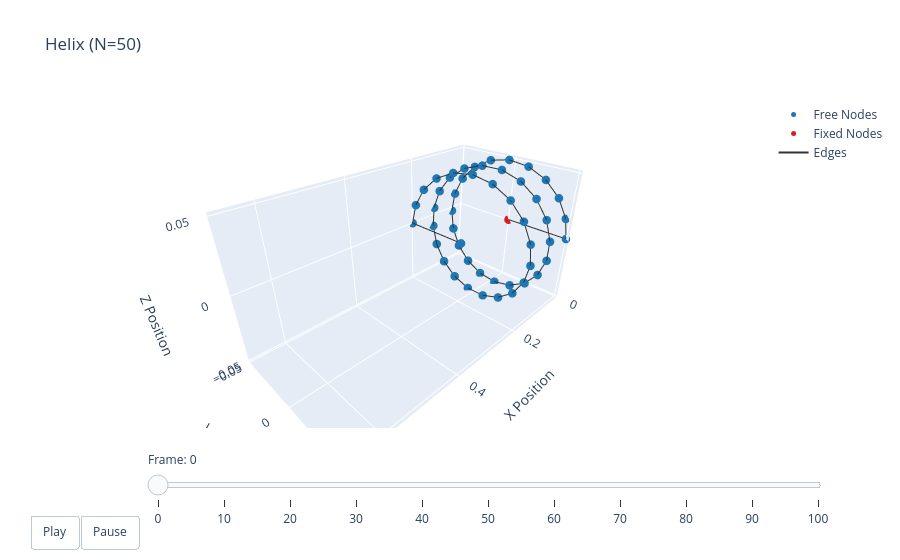

This figure's notebook cell:
### Code cell
options = dismech.AnimationOptions(title='Helix (N=50)', plot_step=10)

fig = dismech.get_interactive_animation_plotly(robot, t_arr, qs, options)
fig.show()

### Figure 1 — Plotly figure (JSON) as saved in the notebook; plotly's stock layout.template omitted (floating-point values rounded to 4 significant figures; data arrays with more than 128 entries replaced by an {"elided": "..."} marker saying what was removed)
{"data": [{"marker": {"color": "#1f78b4", "size": 5}, "mode": "markers", "name": "Free Nodes", "type": "scatter3d", "x": [0.0, 0.004082, 0.008163, 0.01225, 0.01633, 0.02041, 0.02449, 0.02857, 0.03265, 0.03673, 0.04082, 0.0449, 0.04898, 0.05306, 0.05714, 0.06122, 0.06531, 0.06939, 0.07347, 0.07755, 0.08163, 0.08571, 0.0898, 0.09388, 0.09796, 0.102, 0.1061, 0.1102, 0.1143, 0.1184, 0.1224, 0.1265, 0.1306, 0.1347, 0.1388, 0.1429, 0.1469, 0.151, 0.1551, 0.1592, 0.1633, 0.1673, 0.1714, 0.1755, 0.1796, 0.1837, 0.1878, 0.1918, 0.1959, 0.2, 0.2], "y": [0.05, 0.04745, 0.04007, 0.02861, 0.01423, -0.001603, -0.01727, -0.03117, -0.0419, -0.04836, -0.0499, -0.04635, -0.03807, -0.02592, -0.01113, 0.004801, 0.02024, 0.03361, 0.04357, 0.04908, 0.04959, 0.04505, 0.03592, 0.02313, 0.00798, -0.00798, -0.02313, -0.03592, -0.04505, -0.04959, -0.04908, -0.04357, -0.03361, -0.02024, -0.004801, 0.01113, 0.02592, 0.03807, 0.04635, 0.0499, 0.04836, 0.0419, 0.03117, 0.01727, 0.001603, -0.01423, -0.02861, -0.04007, -0.04745, -0.05, 0.0], "z": [0.0, 0.01576, 0.02991, 0.04101, 0.04793, 0.04997, 0.04692, 0.03909, 0.02728, 0.01268, -0.003204, -0.01876, -0.03241, -0.04276, -0.04875, -0.04977, -0.04572, -0.03701, -0.02454, -0.009558, 0.006394, 0.02169, 0.03478, 0.04433, 0.04936, 0.04936, 0.04433, 0.03478, 0.02169, 0.006394, -0.009558, -0.02454, -0.03701, -0.04572, -0.04977, -0.04875, -0.04276, -0.03241, -0.01876, -0.003204, 0.01268, 0.02728, 0.03909, 0.04692, 0.04997, 0.04793, 0.04101, 0.02991, 0.01576, 0.0, 0.0]}, {"marker": {"color": "#e31a1c", "size": 5}, "mode": "markers", "name": "Fixed Nodes", "type": "scatter3d", "x": [0.0], "y": [0.0], "z": [0.0]}, {"line": {"color": "#333333", "width": 2}, "mode": "lines", "name": "Edges", "type": "scatter3d", "x": {"elided": "153 float values"}, "y": {"elided": "153 float values"}, "z": {"elided": "153 float values"}}, {"color": "rgba(166, 206, 227, 0.7)", "i": [], "j": [], "k": [], "name": "Faces", "opacity": 0.7, "showscale": false, "type": "mesh3d", "x": [0.0, 0.0, 0.004082, 0.008163, 0.01225, 0.01633, 0.02041, 0.02449, 0.02857, 0.03265, 0.03673, 0.04082, 0.0449, 0.04898, 0.05306, 0.05714, 0.06122, 0.06531, 0.06939, 0.07347, 0.07755, 0.08163, 0.08571, 0.0898, 0.09388, 0.09796, 0.102, 0.1061, 0.1102, 0.1143, 0.1184, 0.1224, 0.1265, 0.1306, 0.1347, 0.1388, 0.1429, 0.1469, 0.151, 0.1551, 0.1592, 0.1633, 0.1673, 0.1714, 0.1755, 0.1796, 0.1837, 0.1878, 0.1918, 0.1959, 0.2, 0.2], "y": [0.0, 0.05, 0.04745, 0.04007, 0.02861, 0.01423, -0.001603, -0.01727, -0.03117, -0.0419, -0.04836, -0.0499, -0.04635, -0.03807, -0.02592, -0.01113, 0.004801, 0.02024, 0.03361, 0.04357, 0.04908, 0.04959, 0.04505, 0.03592, 0.02313, 0.00798, -0.00798, -0.02313, -0.03592, -0.04505, -0.04959, -0.04908, -0.04357, -0.03361, -0.02024, -0.004801, 0.01113, 0.02592, 0.03807, 0.04635, 0.0499, 0.04836, 0.0419, 0.03117, 0.01727, 0.001603, -0.01423, -0.02861, -0.04007, -0.04745, -0.05, 0.0], "z": [0.0, 0.0, 0.01576, 0.02991, 0.04101, 0.04793, 0.04997, 0.04692, 0.03909, 0.02728, 0.01268, -0.003204, -0.01876, -0.03241, -0.04276, -0.04875, -0.04977, -0.04572, -0.03701, -0.02454, -0.009558, 0.006394, 0.02169, 0.03478, 0.04433, 0.04936, 0.04936, 0.04433, 0.03478, 0.02169, 0.006394, -0.009558, -0.02454, -0.03701, -0.04572, -0.04977, -0.04875, -0.04276, -0.03241, -0.01876, -0.003204, 0.01268, 0.02728, 0.03909, 0.04692, 0.04997, 0.04793, 0.04101, 0.02991, 0.01576, 0.0, 0.0]}], "layout": {"scene": {"camera": {"eye": {"x": 1.225, "y": 1.225, "z": 1.0}}, "xaxis": {"range": [-0.0003425, 0.6841], "title": {"text": "X Position"}}, "yaxis": {"range": [-0.05038, 0.05208], "title": {"text": "Y Position"}}, "zaxis": {"range": [-0.0512, 0.05212], "title": {"text": "Z Position"}}}, "sliders": [{"currentvalue": {"prefix": "Frame: "}, "steps": [{"args": [["0"], {"frame": {"duration": 50, "redraw": true}, "mode": "immediate"}], "label": "0", "method": "animate"}, {"args": [["1"], {"frame": {"duration": 50, "redraw": true}, "mode": "immediate"}], "label": "10", "method": "animate"}, {"args": [["2"], {"frame": {"duration": 50, "redraw": true}, "mode": "immediate"}], "label": "20", "method": "animate"}, {"args": [["3"], {"frame": {"duration": 50, "redraw": true}, "mode": "immediate"}], "label": "30", "method": "animate"}, {"args": [["4"], {"frame": {"duration": 50, "redraw": true}, "mode": "immediate"}], "label": "40", "method": "animate"}, {"args": [["5"], {"frame": {"duration": 50, "redraw": true}, "mode": "immediate"}], "label": "50", "method": "animate"}, {"args": [["6"], {"frame": {"duration": 50, "redraw": true}, "mode": "immediate"}], "label": "60", "method": "animate"}, {"args": [["7"], {"frame": {"duration": 50, "redraw": true}, "mode": "immediate"}], "label": "70", "method": "animate"}, {"args": [["8"], {"frame": {"duration": 50, "redraw": true}, "mode": "immediate"}], "label": "80", "method": "animate"}, {"args": [["9"], {"frame": {"duration": 50, "redraw": true}, "mode": "immediate"}], "label": "90", "method": "animate"}, {"args": [["10"], {"frame": {"duration": 50, "redraw": true}, "mode": "immediate"}], "label": "100", "method": "animate"}], "transition": {"duration": 0}, "x": 0.1, "y": 0}], "title": {"text": "Helix (N=50)"}, "updatemenus": [{"buttons": [{"args": [null, {"frame": {"duration": 50, "redraw": true}, "fromcurrent": true}], "label": "Play", "method": "animate"}, {"args": [[null], {"frame": {"duration": 0, "redraw": true}, "mode": "immediate"}], "label": "Pause", "method": "animate"}], "direction": "left", "pad": {"r": 10, "t": 87}, "showactive": false, "type": "buttons", "x": 0.1, "xanchor": "right", "y": 0, "yanchor": "top"}]}}
